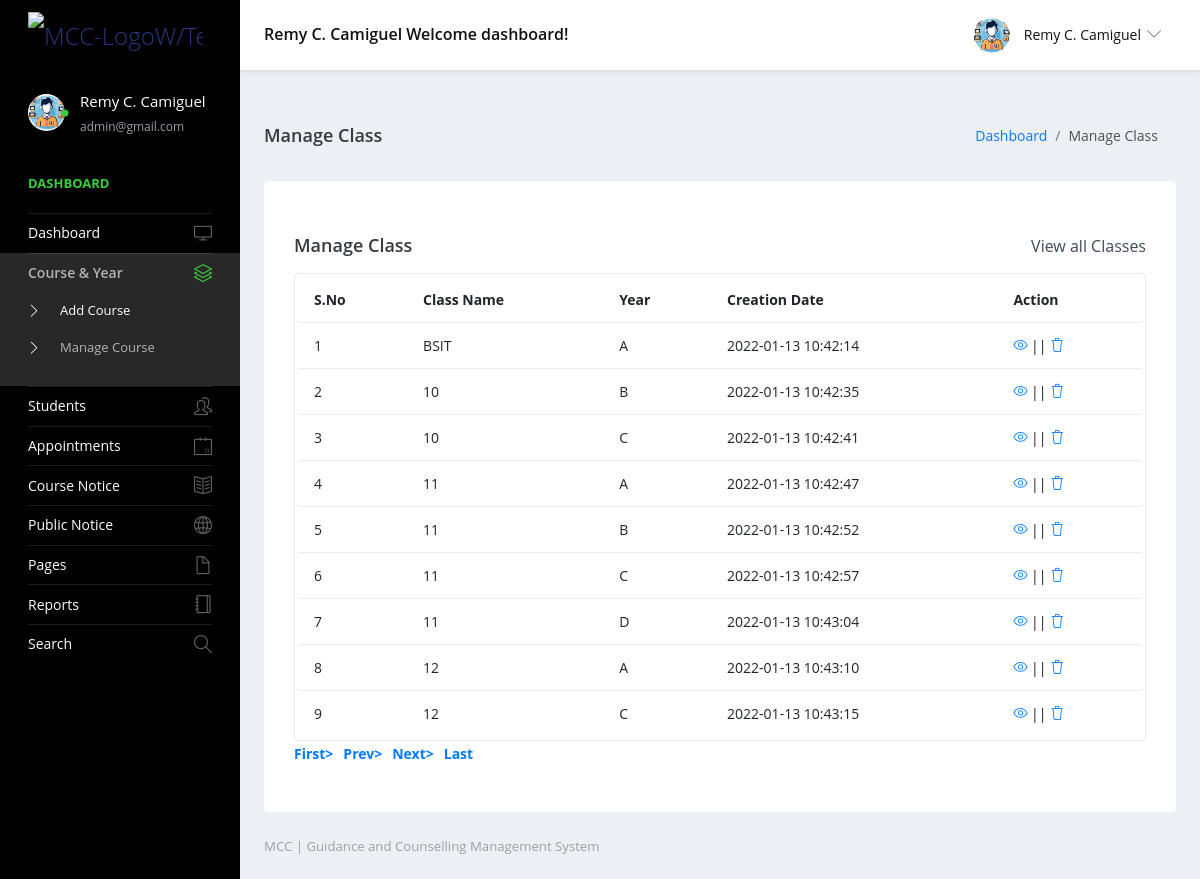
The page /g&cms-mcc/admin/manage-class.php (signed in) on the database its author committed.
### tables this page shows
CREATE TABLE `tblclass` (
  `ID` int NOT NULL,
  `ClassName` varchar(50) DEFAULT NULL,
  `Section` varchar(20) DEFAULT NULL,
  `CreationDate` timestamp NULL DEFAULT CURRENT_TIMESTAMP
);

### g&cms-mcc/admin/manage-class.php (the view, shortened to what this page needs)
<?php
include('includes/dbconnection.php');
if (strlen($_SESSION['sturecmsaid'] == 0)) {
  header('location:logout.php');
} else {
  ?>
  <!DOCTYPE html>
  <html lang="en">
  <head>
    <link rel="stylesheet" href="vendors/simple-line-icons/css/simple-line-icons.css">
    <link rel="stylesheet" href="vendors/flag-icon-css/css/flag-icon.min.css">
    <link rel="stylesheet" href="vendors/css/vendor.bundle.base.css">
    <link rel="stylesheet" href="./vendors/daterangepicker/daterangepicker.css">
    <link rel="stylesheet" href="./vendors/chartist/chartist.min.css">
    <link rel="stylesheet" href="./css/style.css">
  </head>
  <body>
    <div class="container-scroller">
      <?php include_once('includes/header.php'); ?>
      <div class="container-fluid page-body-wrapper">
        <?php include_once('includes/sidebar.php'); ?>
        <div class="main-panel">
          <div class="content-wrapper">
            <div class="page-header">
              <h3 class="page-title"> Manage Class </h3>
              <nav aria-label="breadcrumb">
                <ol class="breadcrumb">
                  <li class="breadcrumb-item"><a href="dashboard.php">Dashboard</a></li>
                  <li class="breadcrumb-item active" aria-current="page"> Manage Class</li>
                </ol>
              </nav>
            </div>
            <div class="row">
              <div class="col-md-12 grid-margin stretch-card">
                <div class="card">
                  <div class="card-body">
                    <div class="d-sm-flex align-items-center mb-4">
                      <h4 class="card-title mb-sm-0">Manage Class</h4>
                      <a href="#" class="text-dark ml-auto mb-3 mb-sm-0"> View all Classes</a>
                    </div>
                    <div class="table-responsive border rounded p-1">
                      <table class="table">
                        <thead>
                          <tr>
                            <th class="font-weight-bold">S.No</th>
                            <th class="font-weight-bold">Class Name</th>
                            <th class="font-weight-bold">Year</th>
                            <th class="font-weight-bold">Creation Date</th>
                            <th class="font-weight-bold">Action</th>
                          </tr>
                        </thead>
                        <tbody>
                          <?php
                          if (isset($_GET['pageno'])) {
                            $pageno = $_GET['pageno'];
                          } else {
                            $pageno = 1;
                          }
                          $no_of_records_per_page = 15;
                          $offset                 = ($pageno - 1) * $no_of_records_per_page;
                          $ret                    = "SELECT ID FROM tblclass";
                          $query1                 = $dbh->prepare($ret);
                          $query1->execute();
                          $total_rows  = $query1->rowCount();
                          $total_pages = ceil($total_rows / $no_of_records_per_page);
                          $sql         = "SELECT * from tblclass LIMIT $offset, $no_of_records_per_page";
                          $query       = $dbh->prepare($sql);
                          $query->execute();
                          $results = $query->fetchAll(PDO::FETCH_OBJ);
                          $cnt = 1;
                          if ($query->rowCount() > 0) {
                            foreach ($results as $row) { ?>
                              <tr>
                                <td>
                                  <?php echo htmlentities($cnt); ?>
                                </td>
                                <td>
                                  <?php echo htmlentities($row->ClassName); ?>
                                </td>
                                <td>
                                  <?php echo htmlentities($row->Section); ?>
                                </td>
                                <td>
                                  <?php echo htmlentities($row->CreationDate); ?>
                                </td>
                                <td>
                                  <div><a href="edit-class-detail.php?editid=<?php echo htmlentities($row->ID); ?>"><i
                                        class="icon-eye"></i></a>
                                    || <a href="manage-class.php?delid=<?php echo ($row->ID); ?>"
                                      onclick="return confirm('Do you really want to Delete ?');"> <i
                                        class="icon-trash"></i></a></div>
                                </td>
                              </tr>
                              <?php $cnt = $cnt + 1;
                            }
                          } ?>
                        </tbody>
                      </table>
                    </div>
                    <div align="left">
                      <ul class="pagination">
                        <li><a href="?pageno=1"><strong>First></strong></a></li>
                        <li class="<?php if ($pageno <= 1) {
                          echo 'disabled';
                        } ?>">
                          <a href="<?php if ($pageno <= 1) {
                            echo '#';
                          } else {
                            echo "?pageno=" . ($pageno - 1);
                          } ?>"><strong style="padding-left: 10px">Prev></strong></a>
                        </li>
                        <li class="<?php if ($pageno >= $total_pages) {
                          echo 'disabled';
                        } ?>">
                          <a href="<?php if ($pageno >= $total_pages) {
                            echo '#';
                          } else {
                            echo "?pageno=" . ($pageno + 1);
                          } ?>"><strong style="padding-left: 10px">Next></strong></a>
                        </li>
                        <li><a href="?pageno=<?php echo $total_pages; ?>"><strong
                              style="padding-left: 10px">Last</strong></a></li>
                      </ul>
                    </div>
                  </div>
                </div>
              </div>
            </div>
          </div>
          <?php include_once('includes/footer.php'); ?>
        </div>
      </div>
    </div>
  </body>
  </html>
<?php } ?>

### g&cms-mcc/admin/includes/header.php (shortened to what this page needs)
<nav class="navbar default-layout-navbar col-lg-12 col-12 p-0 fixed-top d-flex flex-row">
  <div class="navbar-brand-wrapper d-flex align-items-center">
    <a class="navbar-brand brand-logo" href="dashboard.php">
      <img src="../images/mcc-logo-gcms.png" alt="MCC-LogoW/Text">
    </a>
  </div>
  <?php
  $aid = $_SESSION['sturecmsaid'];
  $sql = "SELECT * from tbladmin where ID=:aid";
  $query = $dbh->prepare($sql);
  $query->bindParam(':aid', $aid, PDO::PARAM_STR);
  $query->execute();
  $results = $query->fetchAll(PDO::FETCH_OBJ);
  if ($query->rowCount() > 0) {
    foreach ($results as $row) { ?>
      <div class="navbar-menu-wrapper d-flex align-items-center flex-grow-1">
        <h5 class="mb-0 font-weight-medium d-none d-lg-flex">
          <?php echo htmlentities($row->AdminName); ?> Welcome dashboard!
        </h5>
        <ul class="navbar-nav navbar-nav-right ml-auto">
          <li class="nav-item dropdown d-none d-xl-inline-flex user-dropdown">
            <a class="nav-link dropdown-toggle" id="UserDropdown" href="#" data-toggle="dropdown" aria-expanded="false">
              <img class="img-xs rounded-circle ml-2" src="images/faces/face8.jpg" alt="Profile image"> <span
                class="font-weight-normal">
                <?php echo htmlentities($row->AdminName); ?>
              </span></a>
              <?php $cnt = $cnt + 1;
    }
  } ?>
      </li>
    </ul>
  </div>
</nav>

### g&cms-mcc/admin/includes/sidebar.php (shortened to what this page needs)
<nav class="sidebar sidebar-offcanvas" id="sidebar">
          <ul class="nav">
            <li class="nav-item nav-profile">
              <a href="profile.php" class="nav-link">
                <div class="profile-image">
                  <img class="img-xs rounded-circle" src="images/faces/face8.jpg" alt="profile image">
                  <div class="dot-indicator bg-success"></div>
                </div>
                <div class="text-wrapper">
                  <?php
                  $aid = $_SESSION["sturecmsaid"];
                  $sql = "SELECT * from tbladmin where ID=:aid";
                  $query = $dbh->prepare($sql);
                  $query->bindParam(":aid", $aid, PDO::PARAM_STR);
                  $query->execute();
                  $results = $query->fetchAll(PDO::FETCH_OBJ);
                  $cnt = 1;
                  if ($query->rowCount() > 0) {
                      foreach ($results as $row) { ?>
                  <p class="profile-name"><?php echo htmlentities(
                      $row->AdminName
                  ); ?></p>
                  <p class="designation"><?php echo htmlentities(
                     $row->Email
                  ); ?></p><?php $cnt = $cnt + 1;}
                  }
                  ?>
                </div>
              </a>
            </li>
            <li class="nav-item nav-category">
              <span class="nav-link">Dashboard</span>
            </li>
            <li class="nav-item">
              <a class="nav-link" href="dashboard.php">
                <span class="menu-title">Dashboard</span>
                <i class="icon-screen-desktop menu-icon"></i>
              </a>
            </li>
            <li class="nav-item">
              <a class="nav-link" data-toggle="collapse" href="#ui-basic" aria-expanded="false" aria-controls="ui-basic">
                <span class="menu-title">Course & Year</span>
                <i class="icon-layers menu-icon"></i>
              </a>
              <div class="collapse" id="ui-basic">
                <ul class="nav flex-column sub-menu">
                  <li class="nav-item"> <a class="nav-link" href="add-class.php">Add Course</a></li>
                  <li class="nav-item"> <a class="nav-link" href="manage-class.php">Manage Course</a></li>
                </ul>
              </div>
            </li>
            <li class="nav-item">
              <a class="nav-link" data-toggle="collapse" href="#ui-basic1" aria-expanded="false" aria-controls="ui-basic1">
                <span class="menu-title">Students</span>
                <i class="icon-people menu-icon"></i>
              </a>
            </li>
            <li class="nav-item">
              <a class="nav-link" data-toggle="collapse" href="#ui-basic2" aria-expanded="false" aria-controls="ui-basic2">
                <span class="menu-title">Appointments</span>
                <i class="icon-event menu-icon"></i>
              </a>
            </li>
            <li class="nav-item">
              <a class="nav-link" data-toggle="collapse" href="#auth" aria-expanded="false" aria-controls="auth">
                <span class="menu-title">Course Notice</span>
                <i class="icon-book-open menu-icon"></i>
              </a>
            </li>
            <li class="nav-item">
              <a class="nav-link" data-toggle="collapse" href="#auth1" aria-expanded="false" aria-controls="auth">
                <span class="menu-title">Public Notice</span>
                <i class="icon-globe menu-icon"></i>
              </a>
              <li class="nav-item">
              <a class="nav-link" data-toggle="collapse" href="#auth2" aria-expanded="false" aria-controls="auth">
                <span class="menu-title">Pages</span>
                <i class="icon-doc menu-icon"></i>
              </a>
            </li>
              <li class="nav-item">
              <a class="nav-link" href="between-dates-reports.php">
                <span class="menu-title">Reports</span>
                <i class="icon-notebook menu-icon"></i>
              </a>
            </li>
            <li class="nav-item">
              <a class="nav-link" href="search.php">
                <span class="menu-title">Search</span>
                <i class="icon-magnifier menu-icon"></i>
              </a>
            </li>
            </li>
          </ul>
        </nav>

### rows shown on the page
tblclass: ClassName "BSIT", Section "A", CreationDate "2022-01-13 10:42:14"
tblclass: ClassName "10", Section "B", CreationDate "2022-01-13 10:42:35"
tblclass: ClassName "10", Section "C", CreationDate "2022-01-13 10:42:41"
tblclass: ClassName "11", Section "A", CreationDate "2022-01-13 10:42:47"
tblclass: ClassName "11", Section "B", CreationDate "2022-01-13 10:42:52"
tblclass: ClassName "11", Section "C", CreationDate "2022-01-13 10:42:57"
tblclass: ClassName "11", Section "D", CreationDate "2022-01-13 10:43:04"
tblclass: ClassName "12", Section "A", CreationDate "2022-01-13 10:43:10"
tblclass: ClassName "12", Section "C", CreationDate "2022-01-13 10:43:15"

### other values the page prints
$row->AdminName "Remy C. Camiguel"
$row->Email "admin@gmail.com"
